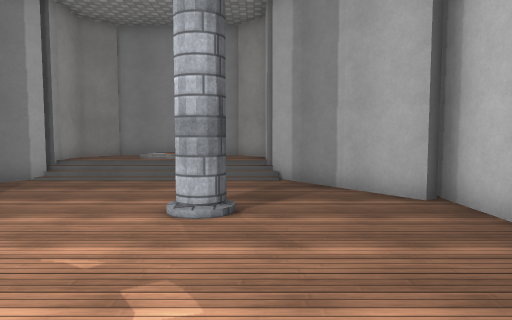
View 1 (above)

12 first-person views from a walk through a 3-D level made in the Unity game engine. The camera is 1.4 m above the floor, tilts 4° down and sees 70° across. The floor is counted in squares, 1 m on a side. Each view is taken from the middle of a square. On the plan, view 1 faces up. The plan holds only what a view shows up to about 16 squares ahead; the rest is blank. The place goes on beyond the plan. The player is left out. Some surface patterns are stand-ins.

View 2
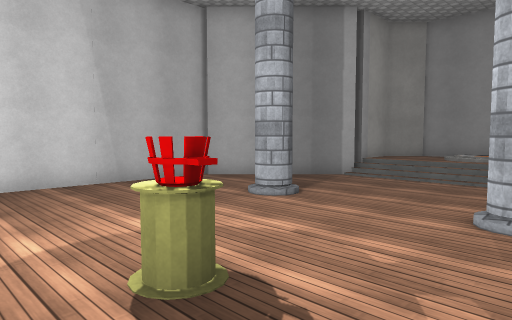

View 3
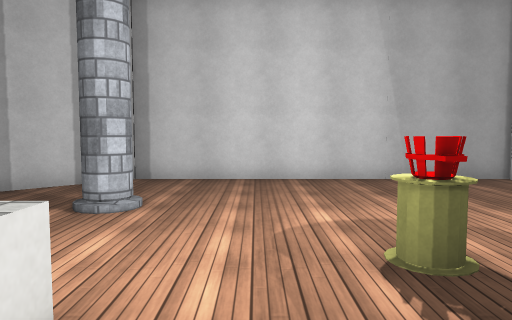

View 4
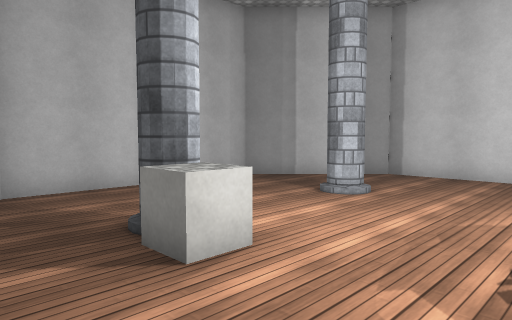

View 5
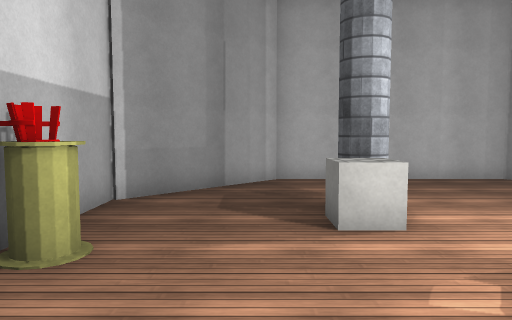

View 6
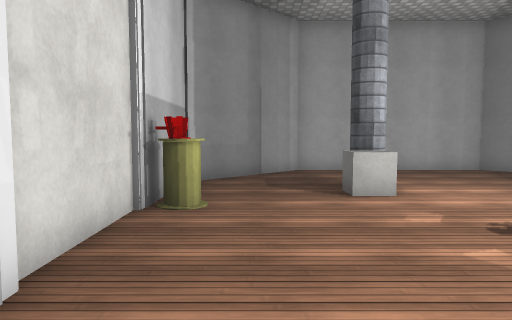

View 7
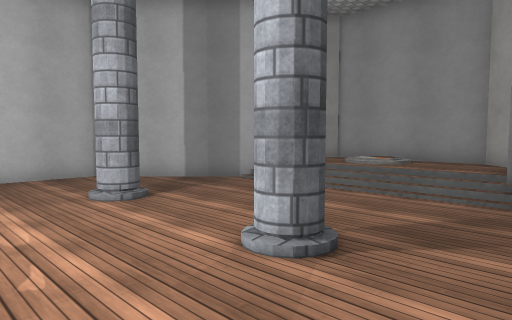

View 8
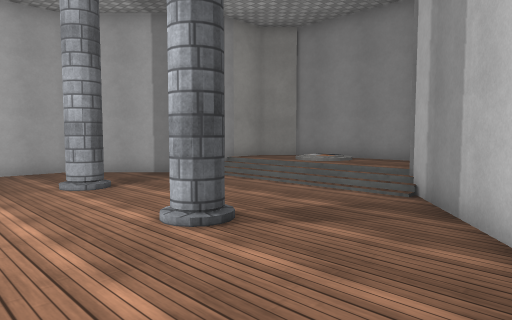

View 9
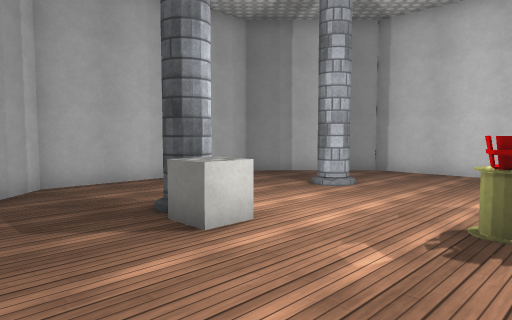

View 10
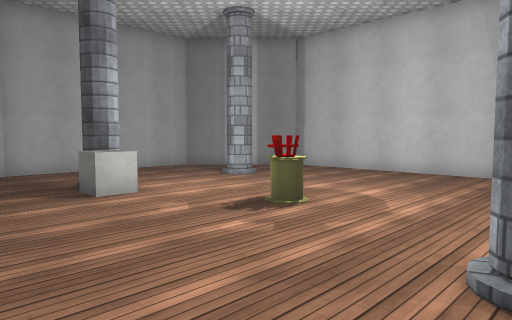

View 11
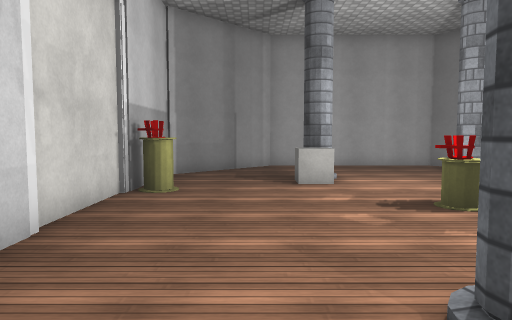

View 12
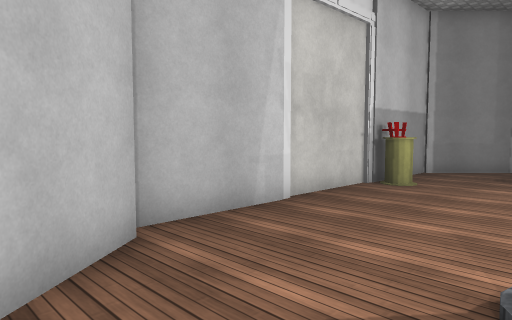

### Floor plan
Key: @ floor where view 1 was taken; # wall or solid block; . main floor; : floor 0.5 m higher than the main floor; + floor 0.75 m higher than the main floor; / step, stairs or slope; P pillar; T torch; B box; O other object.
Columns run from 11 left of view 1 to 5 right of it. Each row starts with its distance up from view 1.
 15     ########
 14     #::/+::##
 13     #:://:::#
 12     #///////#
 11    ##.......##
 10   ##.........##
  9  ##...........##
  8 ##.............#
  7 #....P....P....#
  6 #..............#
  5 #..............#
  4 #..............##
  3 #.......T.......#
  2 #.......O.......#
  1 #...............#
  0 #..........@..PO
 -1 #..............#
 -2 #.........PB...#
 -3 #....P....P....#
 -4 ##.............#
 -5  ##...........##
 -6   ##.........##
 -7    ##.......##
 -8     #########

Positions as (right, up) in squares from view 1, and headings:
1: (0, 0), facing up
2: (0, 0), facing up-left
3: (1, 0), facing left
4: (2, 2), facing down-left
5: (1, 4), facing down
6: (2, 7), facing down
7: (2, 3), facing up-left
8: (4, 3), facing up-left
9: (3, 3), facing down-left
10: (3, 7), facing down-left
11: (1, 9), facing down
12: (-1, 10), facing down-right
